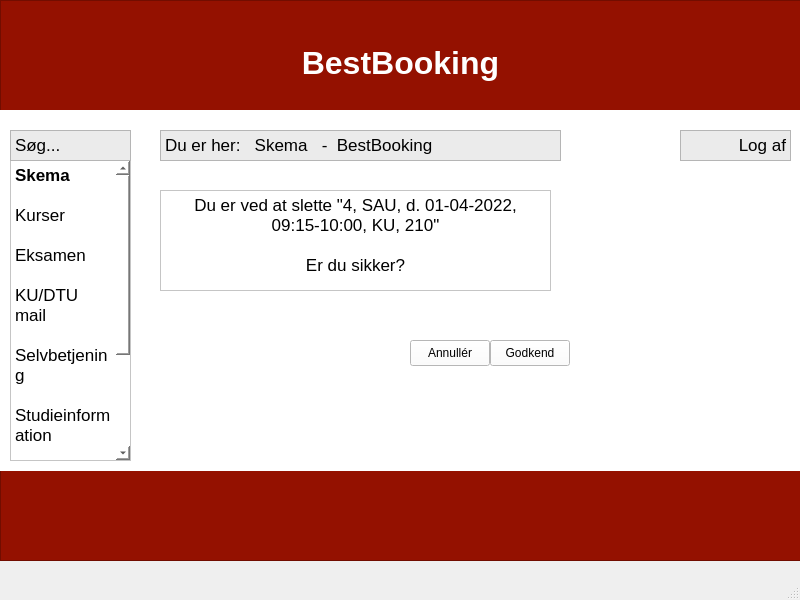
<?xml version="1.0" encoding="UTF-8"?>
<ui version="4.0">
 <class>Window6_2</class>
 <widget class="QMainWindow" name="Window6_2">
  <property name="geometry">
   <rect>
    <x>0</x>
    <y>0</y>
    <width>800</width>
    <height>600</height>
   </rect>
  </property>
  <property name="windowTitle">
   <string>MainWindow</string>
  </property>
  <widget class="QWidget" name="centralwidget">
   <widget class="QTextEdit" name="textEdit">
    <property name="geometry">
     <rect>
      <x>0</x>
      <y>0</y>
      <width>801</width>
      <height>111</height>
     </rect>
    </property>
    <property name="styleSheet">
     <string notr="true">background-color: rgb(148, 17, 0);</string>
    </property>
    <property name="html">
     <string>&lt;!DOCTYPE HTML PUBLIC &quot;-//W3C//DTD HTML 4.0//EN&quot; &quot;http://www.w3.org/TR/REC-html40/strict.dtd&quot;&gt;
&lt;html&gt;&lt;head&gt;&lt;meta name=&quot;qrichtext&quot; content=&quot;1&quot; /&gt;&lt;meta charset=&quot;utf-8&quot; /&gt;&lt;style type=&quot;text/css&quot;&gt;
p, li { white-space: pre-wrap; }
&lt;/style&gt;&lt;/head&gt;&lt;body style=&quot; font-family:'.AppleSystemUIFont'; font-size:13pt; font-weight:400; font-style:normal;&quot;&gt;
&lt;p align=&quot;center&quot; style=&quot;-qt-paragraph-type:empty; margin-top:0px; margin-bottom:0px; margin-left:0px; margin-right:0px; -qt-block-indent:0; text-indent:0px;&quot;&gt;&lt;br /&gt;&lt;/p&gt;
&lt;p align=&quot;center&quot; style=&quot;-qt-paragraph-type:empty; margin-top:0px; margin-bottom:0px; margin-left:0px; margin-right:0px; -qt-block-indent:0; text-indent:0px;&quot;&gt;&lt;br /&gt;&lt;/p&gt;
&lt;p align=&quot;center&quot; style=&quot; margin-top:0px; margin-bottom:0px; margin-left:0px; margin-right:0px; -qt-block-indent:0; text-indent:0px;&quot;&gt;&lt;span style=&quot; font-size:24pt; font-weight:700; color:#ffffff;&quot;&gt;BestBooking&lt;/span&gt;&lt;/p&gt;&lt;/body&gt;&lt;/html&gt;</string>
    </property>
   </widget>
   <widget class="QTextEdit" name="textEdit_2">
    <property name="geometry">
     <rect>
      <x>0</x>
      <y>470</y>
      <width>811</width>
      <height>91</height>
     </rect>
    </property>
    <property name="styleSheet">
     <string notr="true">background-color: rgb(148, 17, 0);</string>
    </property>
   </widget>
   <widget class="QWidget" name="Window6" native="true">
    <property name="geometry">
     <rect>
      <x>0</x>
      <y>110</y>
      <width>801</width>
      <height>361</height>
     </rect>
    </property>
    <property name="styleSheet">
     <string notr="true">background-color: rgb(255, 255, 255);</string>
    </property>
    <widget class="QTextEdit" name="textEdit_7">
     <property name="geometry">
      <rect>
       <x>10</x>
       <y>50</y>
       <width>121</width>
       <height>301</height>
      </rect>
     </property>
     <property name="html">
      <string>&lt;!DOCTYPE HTML PUBLIC &quot;-//W3C//DTD HTML 4.0//EN&quot; &quot;http://www.w3.org/TR/REC-html40/strict.dtd&quot;&gt;
&lt;html&gt;&lt;head&gt;&lt;meta name=&quot;qrichtext&quot; content=&quot;1&quot; /&gt;&lt;meta charset=&quot;utf-8&quot; /&gt;&lt;style type=&quot;text/css&quot;&gt;
p, li { white-space: pre-wrap; }
&lt;/style&gt;&lt;/head&gt;&lt;body style=&quot; font-family:'.AppleSystemUIFont'; font-size:13pt; font-weight:400; font-style:normal;&quot;&gt;
&lt;p style=&quot; margin-top:0px; margin-bottom:0px; margin-left:0px; margin-right:0px; -qt-block-indent:0; text-indent:0px;&quot;&gt;&lt;span style=&quot; font-weight:700;&quot;&gt;Skema&lt;/span&gt;&lt;/p&gt;
&lt;p style=&quot;-qt-paragraph-type:empty; margin-top:0px; margin-bottom:0px; margin-left:0px; margin-right:0px; -qt-block-indent:0; text-indent:0px;&quot;&gt;&lt;br /&gt;&lt;/p&gt;
&lt;p style=&quot; margin-top:0px; margin-bottom:0px; margin-left:0px; margin-right:0px; -qt-block-indent:0; text-indent:0px;&quot;&gt;Kurser&lt;/p&gt;
&lt;p style=&quot;-qt-paragraph-type:empty; margin-top:0px; margin-bottom:0px; margin-left:0px; margin-right:0px; -qt-block-indent:0; text-indent:0px;&quot;&gt;&lt;br /&gt;&lt;/p&gt;
&lt;p style=&quot; margin-top:0px; margin-bottom:0px; margin-left:0px; margin-right:0px; -qt-block-indent:0; text-indent:0px;&quot;&gt;Eksamen&lt;/p&gt;
&lt;p style=&quot;-qt-paragraph-type:empty; margin-top:0px; margin-bottom:0px; margin-left:0px; margin-right:0px; -qt-block-indent:0; text-indent:0px;&quot;&gt;&lt;br /&gt;&lt;/p&gt;
&lt;p style=&quot; margin-top:0px; margin-bottom:0px; margin-left:0px; margin-right:0px; -qt-block-indent:0; text-indent:0px;&quot;&gt;KU/DTU mail&lt;/p&gt;
&lt;p style=&quot;-qt-paragraph-type:empty; margin-top:0px; margin-bottom:0px; margin-left:0px; margin-right:0px; -qt-block-indent:0; text-indent:0px;&quot;&gt;&lt;br /&gt;&lt;/p&gt;
&lt;p style=&quot; margin-top:0px; margin-bottom:0px; margin-left:0px; margin-right:0px; -qt-block-indent:0; text-indent:0px;&quot;&gt;Selvbetjening&lt;/p&gt;
&lt;p style=&quot;-qt-paragraph-type:empty; margin-top:0px; margin-bottom:0px; margin-left:0px; margin-right:0px; -qt-block-indent:0; text-indent:0px;&quot;&gt;&lt;br /&gt;&lt;/p&gt;
&lt;p style=&quot; margin-top:0px; margin-bottom:0px; margin-left:0px; margin-right:0px; -qt-block-indent:0; text-indent:0px;&quot;&gt;Studieinformation&lt;/p&gt;
&lt;p style=&quot;-qt-paragraph-type:empty; margin-top:0px; margin-bottom:0px; margin-left:0px; margin-right:0px; -qt-block-indent:0; text-indent:0px;&quot;&gt;&lt;br /&gt;&lt;/p&gt;
&lt;p style=&quot; margin-top:0px; margin-bottom:0px; margin-left:0px; margin-right:0px; -qt-block-indent:0; text-indent:0px;&quot;&gt;Hjælp&lt;/p&gt;
&lt;p style=&quot;-qt-paragraph-type:empty; margin-top:0px; margin-bottom:0px; margin-left:0px; margin-right:0px; -qt-block-indent:0; text-indent:0px;&quot;&gt;&lt;br /&gt;&lt;/p&gt;
&lt;p style=&quot; margin-top:0px; margin-bottom:0px; margin-left:0px; margin-right:0px; -qt-block-indent:0; text-indent:0px;&quot;&gt;Om KU&lt;/p&gt;
&lt;p style=&quot;-qt-paragraph-type:empty; margin-top:0px; margin-bottom:0px; margin-left:0px; margin-right:0px; -qt-block-indent:0; text-indent:0px;&quot;&gt;&lt;br /&gt;&lt;/p&gt;
&lt;p style=&quot; margin-top:0px; margin-bottom:0px; margin-left:0px; margin-right:0px; -qt-block-indent:0; text-indent:0px;&quot;&gt;Om DTU&lt;/p&gt;
&lt;p style=&quot;-qt-paragraph-type:empty; margin-top:0px; margin-bottom:0px; margin-left:0px; margin-right:0px; -qt-block-indent:0; text-indent:0px;&quot;&gt;&lt;br /&gt;&lt;/p&gt;
&lt;p style=&quot; margin-top:0px; margin-bottom:0px; margin-left:0px; margin-right:0px; -qt-block-indent:0; text-indent:0px;&quot;&gt;Nyhedsrum&lt;/p&gt;&lt;/body&gt;&lt;/html&gt;</string>
     </property>
    </widget>
    <widget class="QTextEdit" name="textEdit_8">
     <property name="geometry">
      <rect>
       <x>10</x>
       <y>20</y>
       <width>121</width>
       <height>31</height>
      </rect>
     </property>
     <property name="styleSheet">
      <string notr="true">background-color: rgb(235, 235, 235);</string>
     </property>
     <property name="html">
      <string>&lt;!DOCTYPE HTML PUBLIC &quot;-//W3C//DTD HTML 4.0//EN&quot; &quot;http://www.w3.org/TR/REC-html40/strict.dtd&quot;&gt;
&lt;html&gt;&lt;head&gt;&lt;meta name=&quot;qrichtext&quot; content=&quot;1&quot; /&gt;&lt;meta charset=&quot;utf-8&quot; /&gt;&lt;style type=&quot;text/css&quot;&gt;
p, li { white-space: pre-wrap; }
&lt;/style&gt;&lt;/head&gt;&lt;body style=&quot; font-family:'.AppleSystemUIFont'; font-size:13pt; font-weight:400; font-style:normal;&quot;&gt;
&lt;p style=&quot; margin-top:0px; margin-bottom:0px; margin-left:0px; margin-right:0px; -qt-block-indent:0; text-indent:0px;&quot;&gt;Søg...&lt;/p&gt;&lt;/body&gt;&lt;/html&gt;</string>
     </property>
    </widget>
    <widget class="QTextEdit" name="textEdit_10">
     <property name="geometry">
      <rect>
       <x>160</x>
       <y>20</y>
       <width>401</width>
       <height>31</height>
      </rect>
     </property>
     <property name="styleSheet">
      <string notr="true">background-color: rgb(235, 235, 235);</string>
     </property>
     <property name="html">
      <string>&lt;!DOCTYPE HTML PUBLIC &quot;-//W3C//DTD HTML 4.0//EN&quot; &quot;http://www.w3.org/TR/REC-html40/strict.dtd&quot;&gt;
&lt;html&gt;&lt;head&gt;&lt;meta name=&quot;qrichtext&quot; content=&quot;1&quot; /&gt;&lt;meta charset=&quot;utf-8&quot; /&gt;&lt;style type=&quot;text/css&quot;&gt;
p, li { white-space: pre-wrap; }
&lt;/style&gt;&lt;/head&gt;&lt;body style=&quot; font-family:'.AppleSystemUIFont'; font-size:13pt; font-weight:400; font-style:normal;&quot;&gt;
&lt;p style=&quot; margin-top:0px; margin-bottom:0px; margin-left:0px; margin-right:0px; -qt-block-indent:0; text-indent:0px;&quot;&gt;Du er her:   Skema   -  BestBooking&lt;/p&gt;&lt;/body&gt;&lt;/html&gt;</string>
     </property>
    </widget>
    <widget class="QTextEdit" name="textEdit_4">
     <property name="geometry">
      <rect>
       <x>680</x>
       <y>20</y>
       <width>111</width>
       <height>31</height>
      </rect>
     </property>
     <property name="styleSheet">
      <string notr="true">background-color: rgb(235, 235, 235);</string>
     </property>
     <property name="html">
      <string>&lt;!DOCTYPE HTML PUBLIC &quot;-//W3C//DTD HTML 4.0//EN&quot; &quot;http://www.w3.org/TR/REC-html40/strict.dtd&quot;&gt;
&lt;html&gt;&lt;head&gt;&lt;meta name=&quot;qrichtext&quot; content=&quot;1&quot; /&gt;&lt;meta charset=&quot;utf-8&quot; /&gt;&lt;style type=&quot;text/css&quot;&gt;
p, li { white-space: pre-wrap; }
&lt;/style&gt;&lt;/head&gt;&lt;body style=&quot; font-family:'.AppleSystemUIFont'; font-size:13pt; font-weight:400; font-style:normal;&quot;&gt;
&lt;p align=&quot;justify&quot; dir='rtl' style=&quot; margin-top:0px; margin-bottom:0px; margin-left:0px; margin-right:0px; -qt-block-indent:0; text-indent:0px;&quot;&gt;&lt;span style=&quot; color:#000000;&quot;&gt;Log af&lt;/span&gt;&lt;/p&gt;&lt;/body&gt;&lt;/html&gt;</string>
     </property>
    </widget>
    <widget class="QPushButton" name="pushButton">
     <property name="geometry">
      <rect>
       <x>410</x>
       <y>230</y>
       <width>80</width>
       <height>26</height>
      </rect>
     </property>
     <property name="text">
      <string>Annullér</string>
     </property>
    </widget>
    <widget class="QPushButton" name="pushButton_2">
     <property name="geometry">
      <rect>
       <x>490</x>
       <y>230</y>
       <width>80</width>
       <height>26</height>
      </rect>
     </property>
     <property name="styleSheet">
      <string notr="true"/>
     </property>
     <property name="text">
      <string>Godkend</string>
     </property>
    </widget>
    <widget class="QTextEdit" name="textEdit_3">
     <property name="geometry">
      <rect>
       <x>160</x>
       <y>80</y>
       <width>391</width>
       <height>101</height>
      </rect>
     </property>
     <property name="html">
      <string>&lt;!DOCTYPE HTML PUBLIC &quot;-//W3C//DTD HTML 4.0//EN&quot; &quot;http://www.w3.org/TR/REC-html40/strict.dtd&quot;&gt;
&lt;html&gt;&lt;head&gt;&lt;meta name=&quot;qrichtext&quot; content=&quot;1&quot; /&gt;&lt;meta charset=&quot;utf-8&quot; /&gt;&lt;style type=&quot;text/css&quot;&gt;
p, li { white-space: pre-wrap; }
&lt;/style&gt;&lt;/head&gt;&lt;body style=&quot; font-family:'.AppleSystemUIFont'; font-size:13pt; font-weight:400; font-style:normal;&quot;&gt;
&lt;p align=&quot;center&quot; style=&quot; margin-top:0px; margin-bottom:0px; margin-left:0px; margin-right:0px; -qt-block-indent:0; text-indent:0px;&quot;&gt;Du er ved at slette &amp;quot;4, SAU, d. 01-04-2022, 09:15-10:00, KU, 210&amp;quot;&lt;/p&gt;
&lt;p align=&quot;center&quot; style=&quot;-qt-paragraph-type:empty; margin-top:0px; margin-bottom:0px; margin-left:0px; margin-right:0px; -qt-block-indent:0; text-indent:0px;&quot;&gt;&lt;br /&gt;&lt;/p&gt;
&lt;p align=&quot;center&quot; style=&quot; margin-top:0px; margin-bottom:0px; margin-left:0px; margin-right:0px; -qt-block-indent:0; text-indent:0px;&quot;&gt;Er du sikker?&lt;/p&gt;&lt;/body&gt;&lt;/html&gt;</string>
     </property>
    </widget>
   </widget>
  </widget>
  <widget class="QMenuBar" name="menubar">
   <property name="geometry">
    <rect>
     <x>0</x>
     <y>0</y>
     <width>800</width>
     <height>21</height>
    </rect>
   </property>
  </widget>
  <widget class="QStatusBar" name="statusbar"/>
 </widget>
 <resources/>
 <connections/>
</ui>
